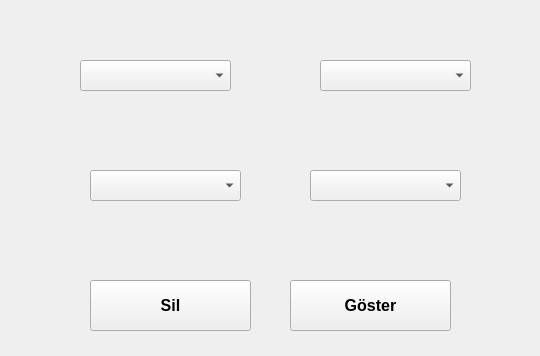
<?xml version="1.0" encoding="UTF-8"?>
<ui version="4.0">
 <class>MainWindow</class>
 <widget class="QMainWindow" name="MainWindow">
  <property name="geometry">
   <rect>
    <x>0</x>
    <y>0</y>
    <width>540</width>
    <height>356</height>
   </rect>
  </property>
  <property name="windowTitle">
   <string>MainWindow</string>
  </property>
  <widget class="QWidget" name="centralwidget">
   <widget class="QComboBox" name="comboBox">
    <property name="geometry">
     <rect>
      <x>80</x>
      <y>60</y>
      <width>151</width>
      <height>31</height>
     </rect>
    </property>
    <property name="font">
     <font>
      <pointsize>12</pointsize>
      <weight>75</weight>
      <bold>true</bold>
     </font>
    </property>
   </widget>
   <widget class="QPushButton" name="pushButton">
    <property name="geometry">
     <rect>
      <x>90</x>
      <y>280</y>
      <width>161</width>
      <height>51</height>
     </rect>
    </property>
    <property name="font">
     <font>
      <pointsize>12</pointsize>
      <weight>75</weight>
      <bold>true</bold>
     </font>
    </property>
    <property name="text">
     <string>Sil</string>
    </property>
   </widget>
   <widget class="QComboBox" name="comboBox_2">
    <property name="geometry">
     <rect>
      <x>320</x>
      <y>60</y>
      <width>151</width>
      <height>31</height>
     </rect>
    </property>
    <property name="font">
     <font>
      <pointsize>12</pointsize>
      <weight>75</weight>
      <bold>true</bold>
     </font>
    </property>
   </widget>
   <widget class="QComboBox" name="comboBox_3">
    <property name="geometry">
     <rect>
      <x>90</x>
      <y>170</y>
      <width>151</width>
      <height>31</height>
     </rect>
    </property>
   </widget>
   <widget class="QComboBox" name="comboBox_4">
    <property name="geometry">
     <rect>
      <x>310</x>
      <y>170</y>
      <width>151</width>
      <height>31</height>
     </rect>
    </property>
   </widget>
   <widget class="QPushButton" name="pushButton_2">
    <property name="geometry">
     <rect>
      <x>290</x>
      <y>280</y>
      <width>161</width>
      <height>51</height>
     </rect>
    </property>
    <property name="font">
     <font>
      <pointsize>12</pointsize>
      <weight>75</weight>
      <bold>true</bold>
     </font>
    </property>
    <property name="text">
     <string>Göster</string>
    </property>
   </widget>
  </widget>
 </widget>
 <resources/>
 <connections/>
</ui>
